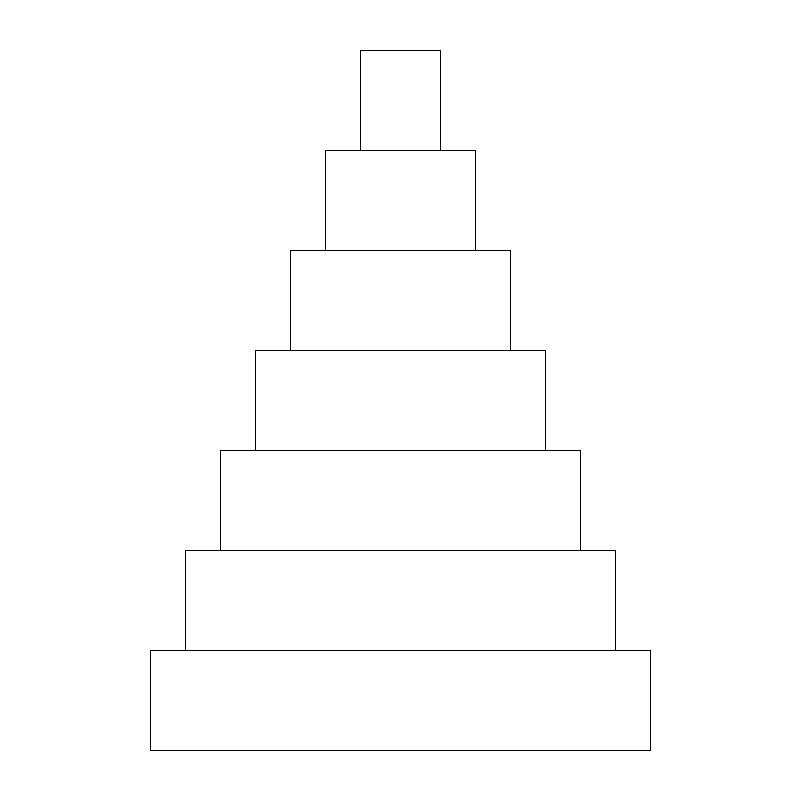
Frame 1 (no input)
Frame 60 (the mouse pressed at the canvas centre just before this capture): identical to frame 1, image omitted
Frame 120 (the mouse held since frame 60 and released just before this capture): identical to frame 1, image omitted

The Processing sketch that drew this single still picture (run headless with seeded random() and noise(); from frame 60 on, the mouse is pressed at the canvas centre):

// Processing sketch: recursius02
// ── recursius02.pde
void setup(){
  size(800, 800);
  stroke(0); noFill();
  rectMode(CENTER);
}

void draw(){
  background(255);
  rectApilat(width/2, height-100, 500, 100);
}

void rectApilat(int x, int y, int w, int h){
  rect(x, y, w, h);
  if(w>100){
    rectApilat(x, y -h, w-70, h);
  }
}
